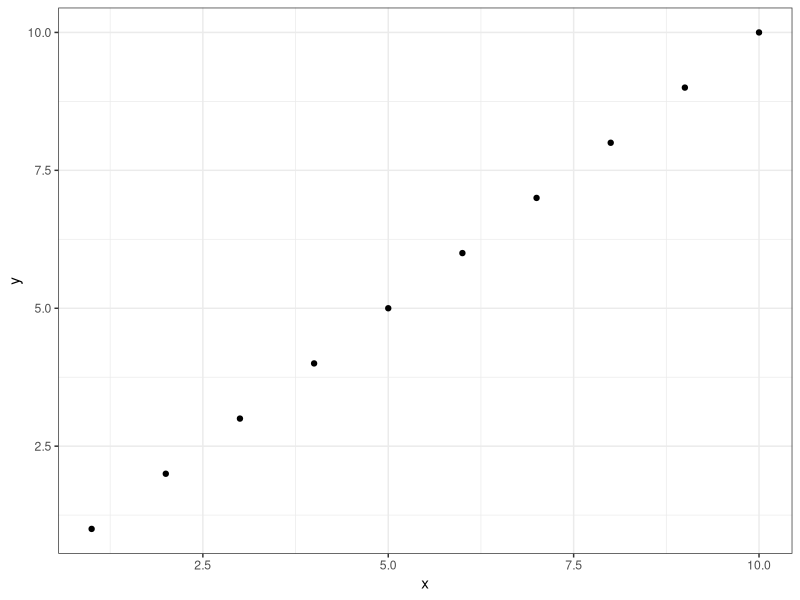

The R source for this figure:
## ---- chunk 1
1 + 1
## ---- chunk 2
library(ggplot2)

mydata<- data.frame(x=1:10, y=1:10)

ggplot(mydata, aes(x=x, y=y))+
  geom_point()+
  theme_bw()
## ---- chunk 3
#| echo: false
2 * 2
